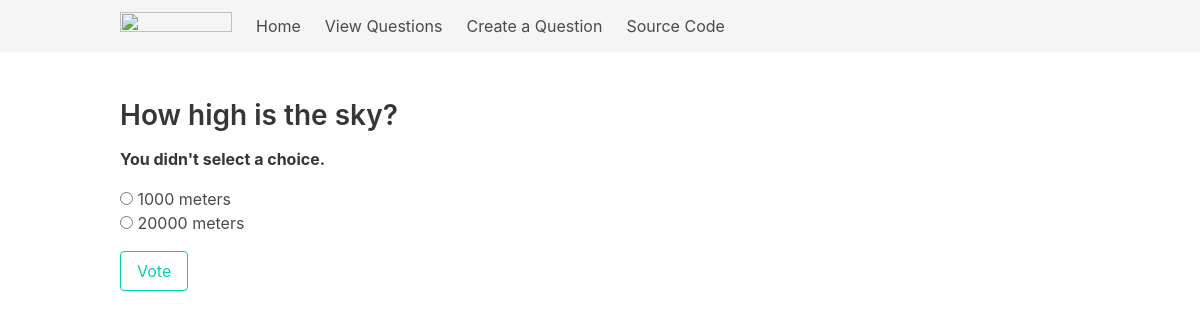
Page /polls/vote/1/ on the committed database.
### polls/models.py (models this page shows, shortened)
class Question(models.Model):
    question_text = models.CharField(max_length=200)
    pub_date = models.DateTimeField(auto_now=True)

class Choice(models.Model):
    question = models.ForeignKey(Question, on_delete=models.CASCADE)
    choice_text = models.CharField(max_length=200)
    votes = models.IntegerField(default=0)

### polls/views.py (the view)
# urls.py: path('polls/vote/<int:question_id>/', polls_vote, name='polls-vote'),
def polls_vote(request, question_id):
    question = get_object_or_404(Question, pk=question_id)
    try:
        selected_choice = question.choice_set.get(pk=request.POST['choice'])
    except (KeyError, Choice.DoesNotExist):
        return render(request, 'vote.html', {
            'question': question,
            'error_message': "You didn't select a choice.",
        })
    else:
        selected_choice.votes += 1
        selected_choice.save()
        return HttpResponseRedirect(reverse('polls-results', args=(question.id,)))

### templates/vote.html (shortened to what this page needs)
{% extends 'base.html' %}
{% block content %}
<section class="section">
    <section class="container">
        <section class="content">
            <h2>{{ question.question_text }}</h2>
                    {% if error_message %}<p><strong>{{ error_message }}</strong></p>{% endif %}
                    <form class="form" method="POST">
                        {% for choice in question.choice_set.all %}
                            <input type="radio" name="choice" id="choice{{ forloop.counter }}" value="{{ choice.id }}">
                            <label for="choice{{ forloop.counter }}">{{ choice.choice_text }}</label><br>
                        {% endfor %}
                        <input style="margin-top: 1rem;" class="button is-primary is-outlined" type="submit" value="Vote">
                    </form>
        </section>
    </section>
</section>
{% endblock %}

### rows in the picture
Question: question_text "How high is the sky?"
Choice: choice_text "1000 meters"
Choice: choice_text "20000 meters"

### other values in the picture
{{ error_message }} "You didn't select a choice."
